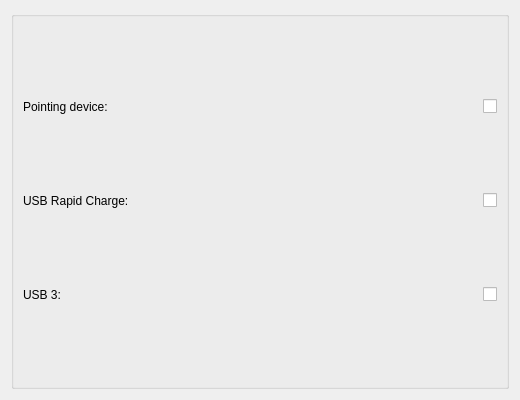
<?xml version="1.0" encoding="UTF-8"?>
<ui version="4.0">
 <author>Azael Avalos &lt;coproscefalo@gmail.com&gt;</author>
 <class>General</class>
 <widget class="QWidget" name="General">
  <property name="geometry">
   <rect>
    <x>0</x>
    <y>0</y>
    <width>520</width>
    <height>400</height>
   </rect>
  </property>
  <property name="windowTitle">
   <string>General Settings</string>
  </property>
  <layout class="QVBoxLayout" name="verticalLayout">
   <item>
    <widget class="QGroupBox" name="groupBox">
     <property name="flat">
      <bool>true</bool>
     </property>
     <property name="checkable">
      <bool>false</bool>
     </property>
     <property name="checked">
      <bool>false</bool>
     </property>
     <layout class="QGridLayout" name="gridLayout">
      <item row="0" column="0">
       <widget class="QLabel" name="touchpad_label">
        <property name="text">
         <string>Pointing device:</string>
        </property>
       </widget>
      </item>
      <item row="0" column="1">
       <spacer name="touchpad_spacer">
        <property name="orientation">
         <enum>Qt::Horizontal</enum>
        </property>
       </spacer>
      </item>
      <item row="0" column="2" alignment="Qt::AlignRight">
       <widget class="QCheckBox" name="touchpad_checkbox">
        <property name="toolTip">
         <string>Disables the touchpad (and trackpoint, if available) via hardware.</string>
        </property>
        <property name="whatsThis">
         <string>Disables the touchpad (and trackpoint, if available) via hardware.</string>
        </property>
        <property name="text">
         <string/>
        </property>
       </widget>
      </item>
      <item row="1" column="0">
       <widget class="QLabel" name="rapid_charge_label">
        <property name="text">
         <string>USB Rapid Charge:</string>
        </property>
       </widget>
      </item>
      <item row="1" column="1">
       <spacer name="rapid_charge_spacer">
        <property name="orientation">
         <enum>Qt::Horizontal</enum>
        </property>
       </spacer>
      </item>
      <item row="1" column="2" alignment="Qt::AlignRight">
       <widget class="QCheckBox" name="rapid_charge_checkbox">
        <property name="toolTip">
         <string>Toggles the USB rapid charge feature.</string>
        </property>
        <property name="whatsThis">
         <string>Toggles the USB rapid charge feature.</string>
        </property>
        <property name="text">
         <string/>
        </property>
       </widget>
      </item>
      <item row="2" column="0">
       <widget class="QLabel" name="usb_three_label">
        <property name="text">
         <string>USB 3:</string>
        </property>
       </widget>
      </item>
      <item row="2" column="1">
       <spacer name="usb_three_spacer">
        <property name="orientation">
         <enum>Qt::Horizontal</enum>
        </property>
       </spacer>
      </item>
      <item row="2" column="2" alignment="Qt::AlignRight">
       <widget class="QCheckBox" name="usb_three_checkbox">
        <property name="toolTip">
         <string>Disables USB 3 functionality, acting as a regular USB 2.</string>
        </property>
        <property name="whatsThis">
         <string>Disables USB 3 functionality, acting as a regular USB 2.</string>
        </property>
        <property name="text">
         <string/>
        </property>
       </widget>
      </item>
     </layout>
    </widget>
   </item>
  </layout>
 </widget>
 <resources/>
 <connections/>
</ui>
